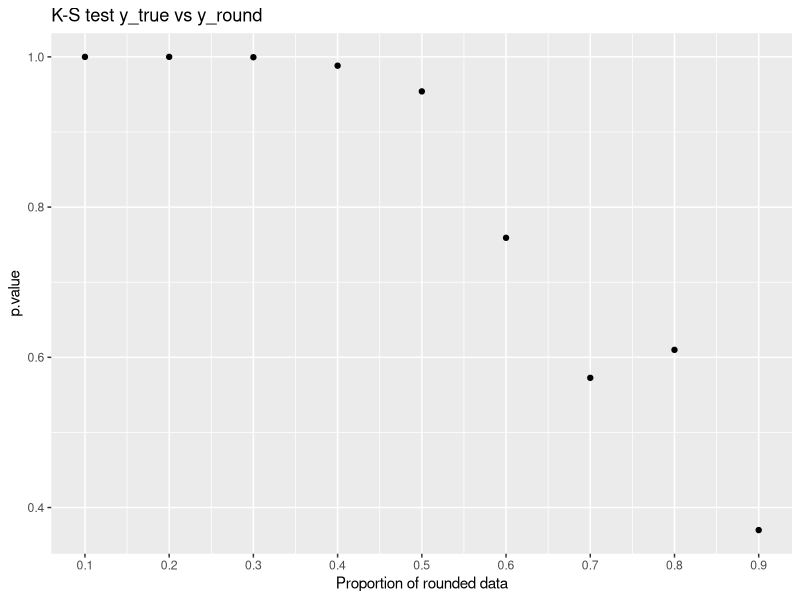
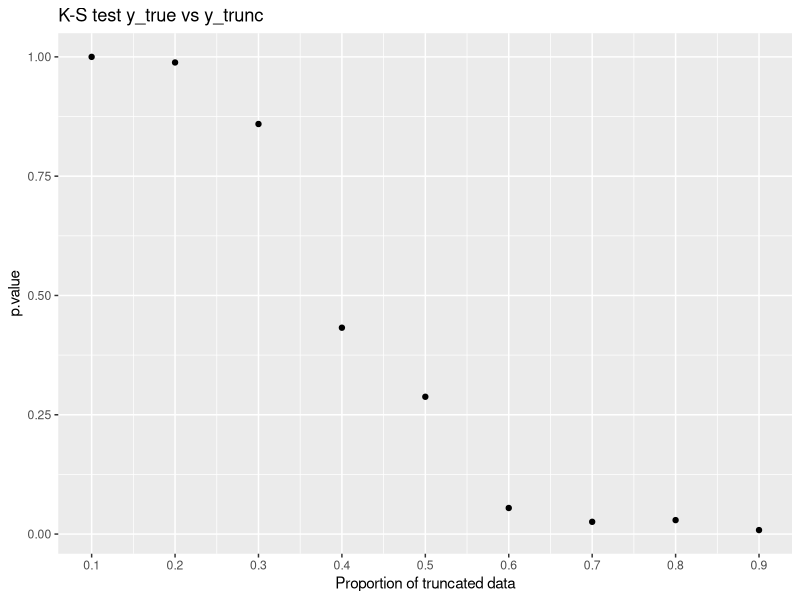

R code for these plots, in order:
## ---- chunk 1

library(tidyverse)
library(broom)
library(RColorBrewer)
library(here)
## ---- chunk 2
options("scipen" = 1, "digits" = 4)

#knitr::opts_chunk$set(echo = FALSE)
#knitr::opts_chunk$set(message = FALSE)
#knitr::opts_chunk$set(warning = FALSE)
#knitr::opts_chunk$set(out.width = "50%")
#knitr::opts_chunk$set(fig.align = "center")

set.seed(1234)
## ---- chunk 3

# Proportion of rounded/truncated data
prop <- seq(0.1, 0.9, 0.1)

N <- 1000
alpha_true = -1
beta_true = 1
sigma_true = 1

sidx <- lapply(prop, function(p) sample(1:N, N * p, replace=FALSE))

df <- lapply(sidx, function(idx) {
  tmp <- data.frame(x = rnorm(N, 0, 5),
                    prop = length(idx)/N) %>%
  mutate(y_true = alpha_true + beta_true*x + rnorm(N, 0, sigma_true),
         y_round = y_true,
         y_trunc = y_true,
         iflag = 0
  )
  # Simulate a "mixture" with some subset of the data truncated/rounded
  tmp$y_round[idx] <- round(tmp$y_round[idx])
  tmp$y_trunc[idx] <- trunc(tmp$y_trunc[idx])
  tmp$iflag[idx] <- 1
  tmp
})

# Convert list to tidy dataframe
df_tidy <- do.call(rbind.data.frame, df)
## ---- chunk 4

# Test proportion of rounding
df_tidy %>% 
  group_by(prop) %>% 
  summarise(tidy(ks.test(y_true, y_round))) %>% 
  ggplot() +
  geom_point(mapping=aes(x=prop, y=p.value)) +
  scale_x_continuous(breaks=prop) +
  labs(title="K-S test y_true vs y_round",
       x="Proportion of rounded data")

# Test proportion of truncation
df_tidy %>% 
  group_by(prop) %>% 
  summarise(tidy(ks.test(y_true, y_trunc))) %>% 
  ggplot() +
  geom_point(mapping=aes(x=prop, y=p.value)) +
  scale_x_continuous(breaks=prop) +
  labs(title="K-S test y_true vs y_trunc",
       x="Proportion of truncated data")
